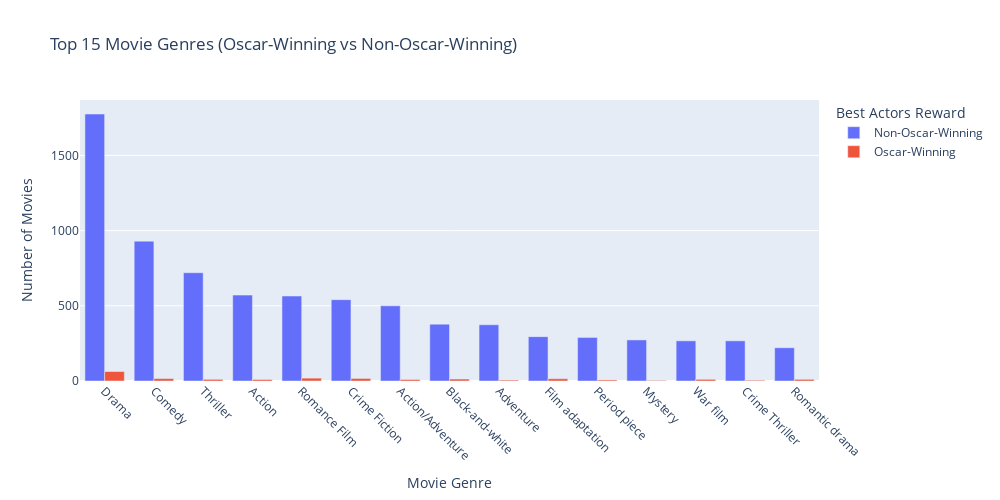

The notebook cell saved with this chart:
### Code cell
import plotly.express as px

# Prepare the data for the bar chart
oscar_movies_all = oscar_supp_actors_movies_all.copy()
oscar_movies_all['Movie genres'] = oscar_movies_all['Movie genres'].fillna('Unknown')
oscar_movies_all['Best Actors Reward'] = oscar_movies_all['Best Actors Reward'].map({True: 'Oscar-Winning', False: 'Non-Oscar-Winning'})

# Split the genres into individual rows for analysis
genres_split = oscar_movies_all.assign(Movie_genres_split=oscar_movies_all['Movie genres'].str.split(', ')).explode('Movie_genres_split')

# Group and count movies by genre and whether they won an Oscar
genre_counts = genres_split.groupby(['Movie_genres_split', 'Best Actors Reward']).size().reset_index(name='Count')

# Limit to the top 15 genres with the highest total count
top_genres = genre_counts.groupby('Movie_genres_split')['Count'].sum().nlargest(15).index
filtered_genre_counts = genre_counts[genre_counts['Movie_genres_split'].isin(top_genres)]

# Create the improved bar chart
fig = px.bar(
    filtered_genre_counts.sort_values('Count', ascending=False),
    x='Movie_genres_split',
    y='Count',
    color='Best Actors Reward',
    title='Top 15 Movie Genres (Oscar-Winning vs Non-Oscar-Winning)',
    labels={'Movie_genres_split': 'Movie Genre', 'Count': 'Number of Movies'},
    barmode='group'
)

# Update layout for better readability
fig.update_layout(
    xaxis=dict(tickangle=45, title='Movie Genre'),
    yaxis=dict(title='Number of Movies'),
    width=1000,  # Increase figure width
    height=500   # Adjust height
)

# Uncomment this to visualize
fig.show()

### Figure 1 — Plotly figure (JSON) as saved in the notebook; plotly's stock layout.template omitted (floating-point values rounded to 4 significant figures)
{"data": [{"alignmentgroup": "True", "hovertemplate": "Best Actors Reward=Non-Oscar-Winning<br>Movie Genre=%{x}<br>Number of Movies=%{y}<extra></extra>", "legendgroup": "Non-Oscar-Winning", "marker": {"color": "#636efa", "pattern": {"shape": ""}}, "name": "Non-Oscar-Winning", "offsetgroup": "Non-Oscar-Winning", "orientation": "v", "showlegend": true, "textposition": "auto", "type": "bar", "x": ["Drama", "Comedy", "Thriller", "Action", "Romance Film", "Crime Fiction", "Action/Adventure", "Black-and-white", "Adventure", "Film adaptation", "Period piece", "Mystery", "War film", "Crime Thriller", "Romantic drama"], "xaxis": "x", "y": [1775, 930, 720, 571, 565, 541, 500, 378, 374, 295, 290, 273, 267, 267, 221], "yaxis": "y"}, {"alignmentgroup": "True", "hovertemplate": "Best Actors Reward=Oscar-Winning<br>Movie Genre=%{x}<br>Number of Movies=%{y}<extra></extra>", "legendgroup": "Oscar-Winning", "marker": {"color": "#EF553B", "pattern": {"shape": ""}}, "name": "Oscar-Winning", "offsetgroup": "Oscar-Winning", "orientation": "v", "showlegend": true, "textposition": "auto", "type": "bar", "x": ["Drama", "Romance Film", "Crime Fiction", "Comedy", "Film adaptation", "Black-and-white", "Romantic drama", "Thriller", "War film", "Action", "Action/Adventure", "Period piece", "Adventure", "Crime Thriller", "Mystery"], "xaxis": "x", "y": [63, 19, 17, 16, 15, 13, 11, 11, 11, 10, 10, 7, 6, 5, 4], "yaxis": "y"}], "layout": {"barmode": "group", "height": 500, "legend": {"title": {"text": "Best Actors Reward"}, "tracegroupgap": 0}, "title": {"text": "Top 15 Movie Genres (Oscar-Winning vs Non-Oscar-Winning)"}, "width": 1000, "xaxis": {"anchor": "y", "domain": [0, 1], "tickangle": 45, "title": {"text": "Movie Genre"}}, "yaxis": {"anchor": "x", "domain": [0, 1], "title": {"text": "Number of Movies"}}}}
